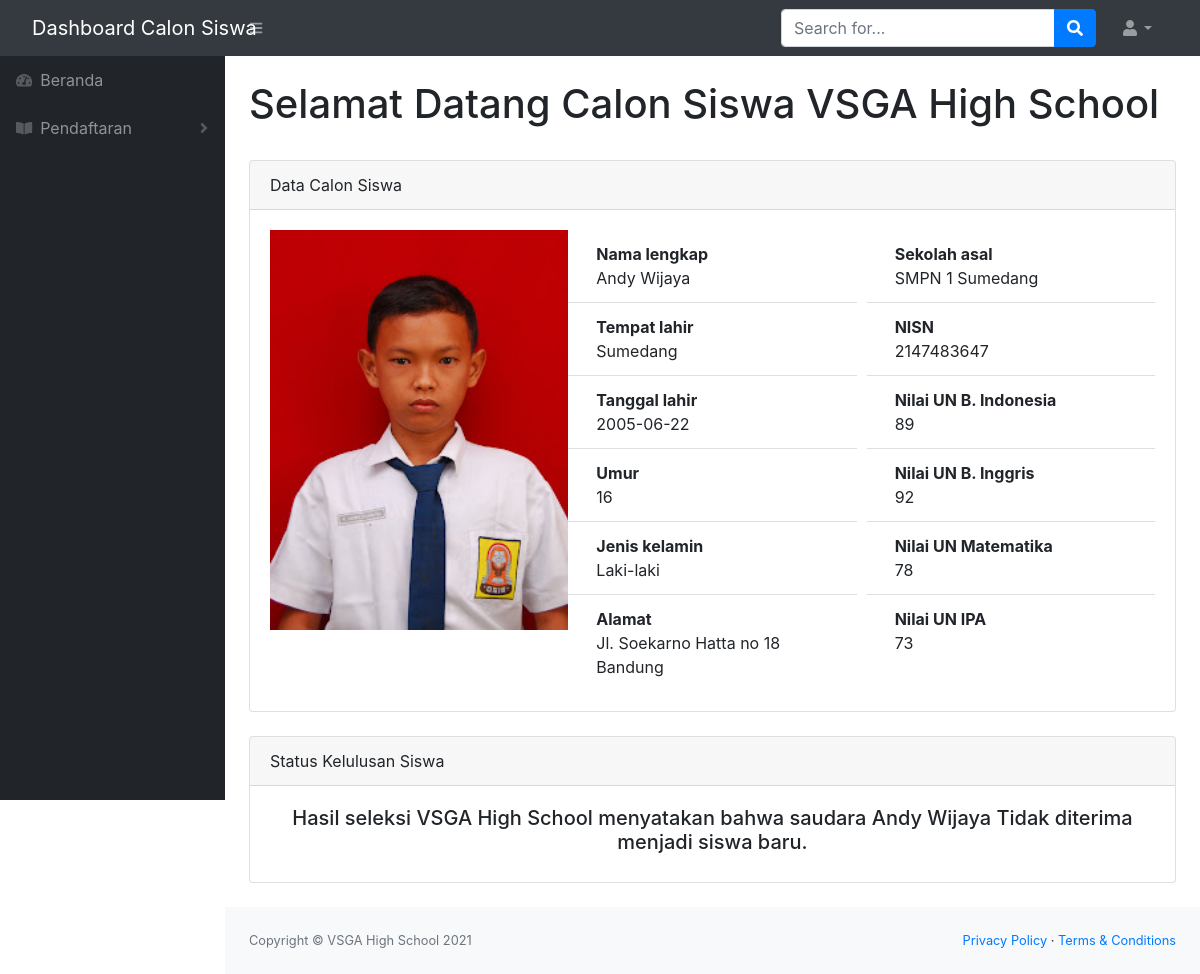
Page /status_pendaftaran.php (signed in) on the committed database.
### tables this page shows
CREATE TABLE `pendaftaran_siswa` (
  `id` int(11) NOT NULL,
  `email` varchar(100) NOT NULL,
  `password` varchar(255) NOT NULL,
  `foto` varchar(100) NOT NULL,
  `nama` text NOT NULL,
  `tempat_lahir` text NOT NULL,
  `tgl_lahir` date NOT NULL,
  `umur` int(25) NOT NULL,
  `jenis_kelamin` text NOT NULL,
  `alamat` varchar(255) NOT NULL,
  `sekolah_asal` text NOT NULL,
  `nisn` int(100) NOT NULL,
  `nilai_bindo` int(25) NOT NULL,
  `nilai_binggris` int(25) NOT NULL,
  `nilai_ipa` int(25) NOT NULL,
  `nilai_mtk` int(25) NOT NULL,
  `nilai_rata` int(25) NOT NULL,
  `status_pendaftaran` text NOT NULL
);

### status_pendaftaran.php (the view)
<?php session_start();
include 'koneksi.php';
include 'header-nav.php'; ?>
<main>
    <div class="container-fluid px-4">
        <h1 class="mt-4">Selamat Datang Calon Siswa VSGA High School</h1><br>
        <div class="card mb-4">
            <div class="card-header">
                Data Calon Siswa
            </div>
            <?php
            $id = $_SESSION['id_siswa'];
            $result = mysqli_query($conn, "SELECT * FROM pendaftaran_siswa WHERE id = '$id'");
            while ($row = mysqli_fetch_array($result)) {
            ?>
                <div class="card-body px-xxl-3 py-xxl-3">
                    <div class="form-row">
                        <div class="col-md-4 px-xxl-5 py-xxl-5 img-fluid">
                            <img src="<?= $row['foto'] ?>" alt="" width="300px" height="400px">
                        </div>
                        <div class="col py-xxl-5">
                            <ol class="list-group list-group-flush ">
                                <li class="list-group-item d-flex justify-content-between align-items-start">
                                    <div class="ms-2 me-auto">
                                        <div class="fw-bold">Nama lengkap</div>
                                        <?= $row['nama'] ?>
                                    </div>
                                </li>
                                <li class="list-group-item d-flex justify-content-between align-items-start">
                                    <div class="ms-2 me-auto">
                                        <div class="fw-bold">Tempat lahir</div>
                                        <?= $row['tempat_lahir'] ?>
                                    </div>
                                </li>
                                <li class="list-group-item d-flex justify-content-between align-items-start">
                                    <div class="ms-2 me-auto">
                                        <div class="fw-bold">Tanggal lahir</div>
                                        <?= $row['tgl_lahir'] ?>
                                    </div>
                                </li>
                                <li class="list-group-item d-flex justify-content-between align-items-start">
                                    <div class="ms-2 me-auto">
                                        <div class="fw-bold">Umur</div>
                                        <?= $row['umur'] ?>
                                    </div>
                                </li>
                                <li class="list-group-item d-flex justify-content-between align-items-start">
                                    <div class="ms-2 me-auto">
                                        <div class="fw-bold">Jenis kelamin</div>
                                        <?= $row['jenis_kelamin'] ?>
                                    </div>
                                </li>
                                <li class="list-group-item d-flex justify-content-between align-items-start">
                                    <div class="ms-2 me-auto">
                                        <div class="fw-bold">Alamat</div>
                                        <?= $row['alamat'] ?>
                                    </div>
                                </li>
                            </ol>
                        </div>
                        <div class="col py-xxl-5">
                            <ol class="list-group list-group-flush ">
                                <li class="list-group-item d-flex justify-content-between align-items-start">
                                    <div class="ms-2 me-auto">
                                        <div class="fw-bold">Sekolah asal</div>
                                        <?= $row['sekolah_asal'] ?>
                                    </div>
                                </li>
                                <li class="list-group-item d-flex justify-content-between align-items-start">
                                    <div class="ms-2 me-auto">
                                        <div class="fw-bold">NISN</div>
                                        <?= $row['nisn'] ?>
                                    </div>
                                </li>
                                <li class="list-group-item d-flex justify-content-between align-items-start">
                                    <div class="ms-2 me-auto">
                                        <div class="fw-bold">Nilai UN B. Indonesia</div>
                                        <?= $row['nilai_bindo'] ?>
                                    </div>
                                </li>
                                <li class="list-group-item d-flex justify-content-between align-items-start">
                                    <div class="ms-2 me-auto">
                                        <div class="fw-bold">Nilai UN B. Inggris</div>
                                        <?= $row['nilai_binggris'] ?>
                                    </div>
                                </li>
                                <li class="list-group-item d-flex justify-content-between align-items-start">
                                    <div class="ms-2 me-auto">
                                        <div class="fw-bold">Nilai UN Matematika</div>
                                        <?= $row['nilai_mtk'] ?>
                                    </div>
                                </li>
                                <li class="list-group-item d-flex justify-content-between align-items-start">
                                    <div class="ms-2 me-auto">
                                        <div class="fw-bold">Nilai UN IPA</div>
                                        <?= $row['nilai_ipa'] ?>
                                    </div>
                                </li>
                            </ol>
                        </div>
                    </div>
                </div>
        </div>
        <div class="card mb-4">
            <div class="card-header">
                Status Kelulusan Siswa
            </div>
            <div class="card-body px-xxl-5 py-xxl-5">
                <h5 style="text-align: center;">Hasil seleksi VSGA High School menyatakan bahwa saudara <?= $row['nama'] ?> <?= $row['status_pendaftaran'] ?> menjadi siswa baru.</h5>
            </div>
        </div>
    <?php } ?>
    </div>
</main>
<?php include 'footer.php'; ?>

### rows in the picture
pendaftaran_siswa: foto (picture), nama "Andy Wijaya", tempat_lahir "Sumedang", tgl_lahir "2005-06-22", umur "16", jenis_kelamin "Laki-laki", alamat "Jl. Soekarno Hatta no 18 Bandung", sekolah_asal "SMPN 1 Sumedang", nisn "2147483647", nilai_bindo "89", nilai_binggris "92", nilai_mtk "78", nilai_ipa "73", status_pendaftaran "Tidak diterima"
